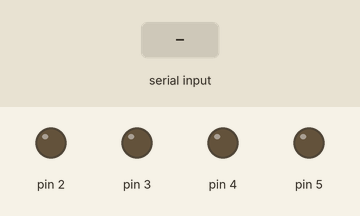
Recording of a sketch running on a simulated Arduino Uno, built with avr-gcc and run on an emulated ATmega328P. Parts: output pins drawn as LEDs (lit = HIGH). The inputs (shaded band) are chosen by the test bench.

Above: at 1.2 s.
1.3 s: "turn on TV" received over Serial
At 3.5 s:
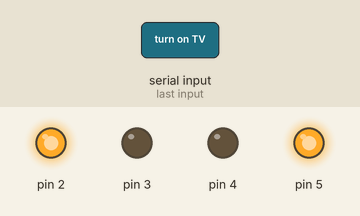
3.8 s: "turn on radio" received over Serial
At 5.6 s:
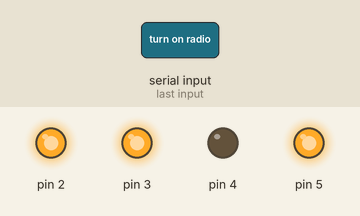
6.3 s: "turn off TV" received over Serial
At 8.5 s:
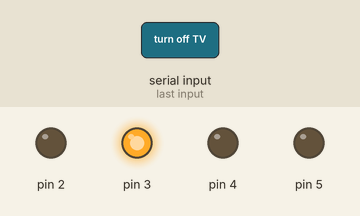
8.8 s: "turn on lamp" received over Serial
At 10.8 s:
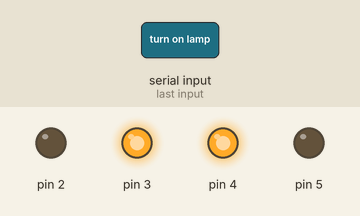
11.3 s: "turn off radio" received over Serial
At 12.8 s:
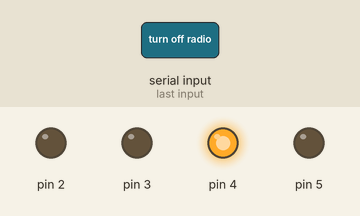
13.8 s: "turn on audio system" received over Serial
At 16.0 s:
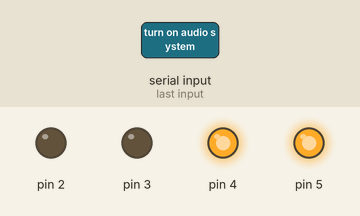
Timing chart, 0 to 17.3 s (numbered marks = the images above; inputs shaded):
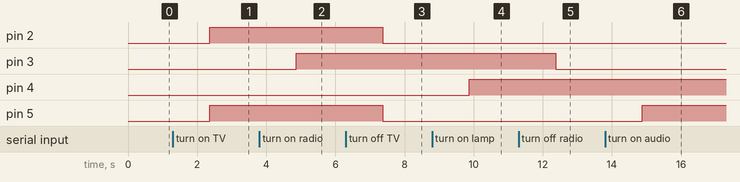

The sketch:

Code.ino
```cpp
int n_state = 0;
int state = 0;
String data = "";


void setup()
{
  Serial.begin(9600);
  pinMode(2, OUTPUT);
  pinMode(3, OUTPUT);
  pinMode(4, OUTPUT);
  pinMode(5, OUTPUT);

}

void loop()
{

  if (Serial.available() > 0)
  {
    data = Serial.readString();
  }
  switch (state) {
    case 0:
      digitalWrite(2, LOW);
      digitalWrite(3, LOW);
      digitalWrite(4, LOW);
      digitalWrite(5, LOW);

      if (data == "turn on TV")
        n_state = 1;
      if (data == "turn off TV")
        n_state = 2;
      if (data == "turn on radio")
        n_state = 3;
      if (data == "turn off radio")
        n_state = 4;
      if (data == "turn on lamp")
        n_state = 5;
      if (data == "turn off lamp")
        n_state = 6;
      if (data == "turn on audio system")
        n_state = 7;
      if (data == "turn off audio system")
        n_state = 8;
      break;
    case 1:
      digitalWrite(2, HIGH);
      digitalWrite(5, HIGH);
      if (data == "turn on TV")
        n_state = 1;
      if (data == "turn off TV")
        n_state = 2;
      if (data == "turn on radio")
        n_state = 3;
      if (data == "turn off radio")
        n_state = 4;
      if (data == "turn on lamp")
        n_state = 5;
      if (data == "turn off lamp")
        n_state = 6;
      if (data == "turn on audio system")
        n_state = 7;
      if (data == "turn off audio system")
        n_state = 8;
      break;
    case 2:
      digitalWrite(2, LOW);
      digitalWrite(5, LOW);
      if (data == "turn on TV")
        n_state = 1;
      if (data == "turn off TV")
        n_state = 2;
      if (data == "turn on radio")
        n_state = 3;
      if (data == "turn off radio")
        n_state = 4;
      if (data == "turn on lamp")
        n_state = 5;
      if (data == "turn off lamp")
        n_state = 6;
      if (data == "turn on audio system")
        n_state = 7;
      if (data == "turn off audio system")
        n_state = 8;
      break;
    case 3:
      digitalWrite(3, HIGH);
      digitalWrite(5, HIGH);
      if (data == "turn on TV")
        n_state = 1;
      if (data == "turn off TV")
        n_state = 2;
      if (data == "turn on radio")
        n_state = 3;
      if (data == "turn off radio")
        n_state = 4;
      if (data == "turn on lamp")
        n_state = 5;
      if (data == "turn off lamp")
        n_state = 6;
      if (data == "turn on audio system")
        n_state = 7;
      if (data == "turn off audio system")
        n_state = 8;
      break;
    case 4:
      digitalWrite(3, LOW);
      digitalWrite(5, LOW);
      if (data == "turn on TV")
        n_state = 1;
      if (data == "turn off TV")
        n_state = 2;
      if (data == "turn on radio")
        n_state = 3;
      if (data == "turn off radio")
        n_state = 4;
      if (data == "turn on lamp")
        n_state = 5;
      if (data == "turn off lamp")
        n_state = 6;
      if (data == "turn on audio system")
        n_state = 7;
      if (data == "turn off audio system")
        n_state = 8;
      break;
    case 5:
      digitalWrite(4, HIGH);
      if (data == "turn on TV")
        n_state = 1;
      if (data == "turn off TV")
        n_state = 2;
      if (data == "turn on radio")
        n_state = 3;
      if (data == "turn off radio")
        n_state = 4;
      if (data == "turn on lamp")
        n_state = 5;
      if (data == "turn off lamp")
        n_state = 6;
      if (data == "turn on audio system")
        n_state = 7;
      if (data == "turn off audio system")
        n_state = 8;
      break;
    case 6:
      digitalWrite(4, LOW);
      if (data == "turn on TV")
        n_state = 1;
      if (data == "turn off TV")
        n_state = 2;
      if (data == "turn on radio")
        n_state = 3;
      if (data == "turn off radio")
        n_state = 4;
      if (data == "turn on lamp")
        n_state = 5;
      if (data == "turn off lamp")
        n_state = 6;
      if (data == "turn on audio system")
        n_state = 7;
      if (data == "turn off audio system")
        n_state = 8;
      break;
    case 7:
      digitalWrite(5, HIGH);
      if (data == "turn on TV")
        n_state = 1;
      if (data == "turn off TV")
        n_state = 2;
      if (data == "turn on radio")
        n_state = 3;
      if (data == "turn off radio")
        n_state = 4;
      if (data == "turn on lamp")
        n_state = 5;
      if (data == "turn off lamp")
        n_state = 6;
      if (data == "turn on audio system")
        n_state = 7;
      if (data == "turn off audio system")
        n_state = 8;
      break;
    case 8:
      digitalWrite(5, LOW);
      if (data == "turn on TV")
        n_state = 1;
      if (data == "turn off TV")
        n_state = 2;
      if (data == "turn on radio")
        n_state = 3;
      if (data == "turn off radio")
        n_state = 4;
      if (data == "turn on lamp")
        n_state = 5;
      if (data == "turn off lamp")
        n_state = 6;
      if (data == "turn on audio system")
        n_state = 7;
      if (data == "turn off audio system")
        n_state = 8;
      break;
    default:
      break;
  }

  //      if (data=="turn on TV")
  //        digitalWrite(2,HIGH);
  //      if (data=="turn off TV")
  //        digitalWrite(2,LOW);
  //      if (data=="turn on radio")
  //        digitalWrite(3,HIGH);
  //      if (data=="turn off radio")
  //        digitalWrite(3,LOW);
  //      if (data=="turn on lamp")
  //        digitalWrite(4,HIGH);
  //      if (data=="turn off lamp")
  //        digitalWrite(4,LOW);
  state = n_state;

  delay(50);
}
```

Measured:
- after the input at 1.3 s, pin 2, pin 5: LOW → HIGH after 1.1 s
- after the input at 3.8 s, pin 3: LOW → HIGH after 1.1 s
- after the input at 6.3 s, pin 2, pin 5: HIGH → LOW after 1.1 s
- after the input at 8.8 s, pin 4: LOW → HIGH after 1.1 s
- after the input at 11.3 s, pin 3: HIGH → LOW after 1.1 s
- after the input at 13.8 s, pin 5: LOW → HIGH after 1.1 s
